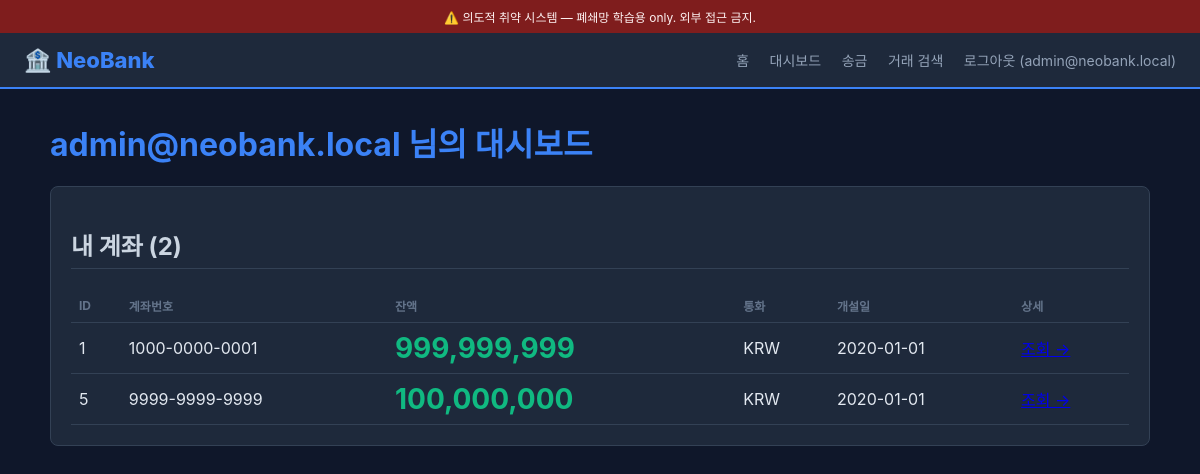
The app's page /dashboard (signed in) with its own data.
### tables this page shows
CREATE TABLE users (
            id INTEGER PRIMARY KEY,
            email TEXT UNIQUE NOT NULL,
            password TEXT NOT NULL,           -- 의도적 평문
            full_name TEXT,
            phone TEXT,
            ssn TEXT,                         -- V19 PII
            role TEXT DEFAULT 'user',         -- user / admin / teller
            secret_question TEXT,
            secret_answer TEXT,
            api_key TEXT
        );

CREATE TABLE accounts (
            id INTEGER PRIMARY KEY,
            user_id INTEGER NOT NULL,
            account_number TEXT UNIQUE,
            balance REAL DEFAULT 0,
            currency TEXT DEFAULT 'KRW',
            opened_at TEXT
        );

### app.py (the view)
@app.route("/dashboard")
def dashboard():
    u = current_user()
    if not u:
        return redirect("/login")
    accts = db().execute("SELECT * FROM accounts WHERE user_id=?",
                          (u["sub"],)).fetchall()
    return render_template("dashboard.html", user=u, accounts=accts)

### app.py (called while the page is built, shortened)
@app.after_request
def add_cors(resp):
    resp.headers["Access-Control-Allow-Origin"] = "*"
    resp.headers["Access-Control-Allow-Credentials"] = "true"
    resp.headers["Access-Control-Allow-Methods"] = "*"
    return resp

def db():
    if "db" not in g:
        g.db = sqlite3.connect(DB_PATH)
        g.db.row_factory = sqlite3.Row
    return g.db

def current_user():
    auth = request.headers.get("Authorization", "")
    if "user_id" in session:
        u = db().execute("SELECT * FROM users WHERE id=?",
                          (session["user_id"],)).fetchone()
        if u:
            return {"sub": u["id"], "email": u["email"], "role": u["role"]}
    if request.headers.get("X-Role") == "admin":
        return {"sub": 0, "email": "header-admin", "role": "admin"}
    return None

### templates/dashboard.html
{% extends "base.html" %}
{% block content %}
<h1>{{user.email}} 님의 대시보드</h1>
<div class="card">
  <h2>내 계좌 ({{accounts|length}})</h2>
  <table>
    <tr><th>ID</th><th>계좌번호</th><th>잔액</th><th>통화</th><th>개설일</th><th>상세</th></tr>
    {% for a in accounts %}
    <tr>
      <td>{{a.id}}</td>
      <td>{{a.account_number}}</td>
      <td class="balance">{{ '{:,.0f}'.format(a.balance) }}</td>
      <td>{{a.currency}}</td>
      <td>{{a.opened_at}}</td>
      <td><a href="/accounts/{{a.id}}">조회 →</a></td>
    </tr>
    {% endfor %}
  </table>
</div>
{% endblock %}

### templates/base.html (shortened to what this page needs)
<!DOCTYPE html>
<html lang="ko">
<head>
</head>
<body>
  <div class="footer-warn">⚠️ 의도적 취약 시스템 — 폐쇄망 학습용 only. 외부 접근 금지.</div>
  <nav>
    <span class="logo">🏦 NeoBank</span>
    <div>
      <a href="/">홈</a>
      <a href="/dashboard">대시보드</a>
      <a href="/transfer">송금</a>
      <a href="/search">거래 검색</a>
      {% if user %}<a href="/logout">로그아웃 ({{user.email}})</a>{% else %}<a href="/login">로그인</a>{% endif %}
    </div>
  </nav>
  <div class="container">{% block content %}{% endblock %}</div>
</body>
</html>

### templates/base.html (style rules this page uses)
body { font-family: -apple-system, sans-serif; background: #0f172a; color: #e2e8f0; margin: 0; }
nav { background: #1e293b; padding: 14px 24px; display: flex; justify-content: space-between; align-items: center; border-bottom: 2px solid #3b82f6; }
nav .logo { font-size: 22px; font-weight: 800; color: #3b82f6; }
nav a { color: #94a3b8; text-decoration: none; margin-left: 16px; font-size: 14px; }
.container { max-width: 1100px; margin: 30px auto; padding: 0 24px; }
h1 { color: #3b82f6; }
h2 { color: #cbd5e1; border-bottom: 1px solid #334155; padding-bottom: 6px; }
.card { background: #1e293b; border: 1px solid #334155; border-radius: 8px; padding: 20px; margin-bottom: 16px; }
table { width: 100%; border-collapse: collapse; }
th, td { padding: 8px; text-align: left; border-bottom: 1px solid #334155; }
th { color: #64748b; font-size: 12px; text-transform: uppercase; }
.balance { font-size: 28px; font-weight: 700; color: #10b981; }
.footer-warn { background: #7f1d1d; color: #fef2f2; padding: 8px 24px; font-size: 12px; text-align: center; }

### records on screen
users: email "admin@neobank.local"
accounts: id "1", account_number "1000-0000-0001", balance "999,999,999", currency "KRW", opened_at "2020-01-01"
accounts: id "5", account_number "9999-9999-9999", balance "100,000,000", currency "KRW", opened_at "2020-01-01"

### other values on screen
{{ accounts|length }} "2"
